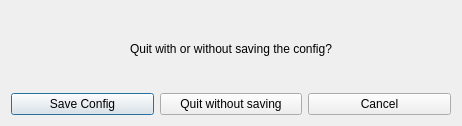
<?xml version="1.0" encoding="UTF-8"?>
<ui version="4.0">
 <class>Dialog</class>
 <widget class="QDialog" name="Dialog">
  <property name="geometry">
   <rect>
    <x>0</x>
    <y>0</y>
    <width>462</width>
    <height>126</height>
   </rect>
  </property>
  <property name="windowTitle">
   <string>Exit program</string>
  </property>
  <layout class="QGridLayout" name="gridLayout">
   <item row="0" column="0">
    <layout class="QVBoxLayout" name="verticalLayout">
     <item alignment="Qt::AlignHCenter">
      <widget class="QLabel" name="label">
       <property name="text">
        <string>Quit with or without saving the config?</string>
       </property>
      </widget>
     </item>
     <item>
      <layout class="QHBoxLayout" name="horizontalLayout">
       <item>
        <widget class="QPushButton" name="quitandsave">
         <property name="text">
          <string>Save Config</string>
         </property>
         <property name="autoDefault">
          <bool>false</bool>
         </property>
         <property name="default">
          <bool>true</bool>
         </property>
        </widget>
       </item>
       <item>
        <widget class="QPushButton" name="justquit">
         <property name="text">
          <string>Quit without saving</string>
         </property>
         <property name="autoDefault">
          <bool>true</bool>
         </property>
        </widget>
       </item>
       <item>
        <widget class="QPushButton" name="cancel">
         <property name="text">
          <string>Cancel</string>
         </property>
         <property name="autoDefault">
          <bool>false</bool>
         </property>
        </widget>
       </item>
      </layout>
     </item>
    </layout>
   </item>
  </layout>
 </widget>
 <resources/>
 <connections/>
</ui>
